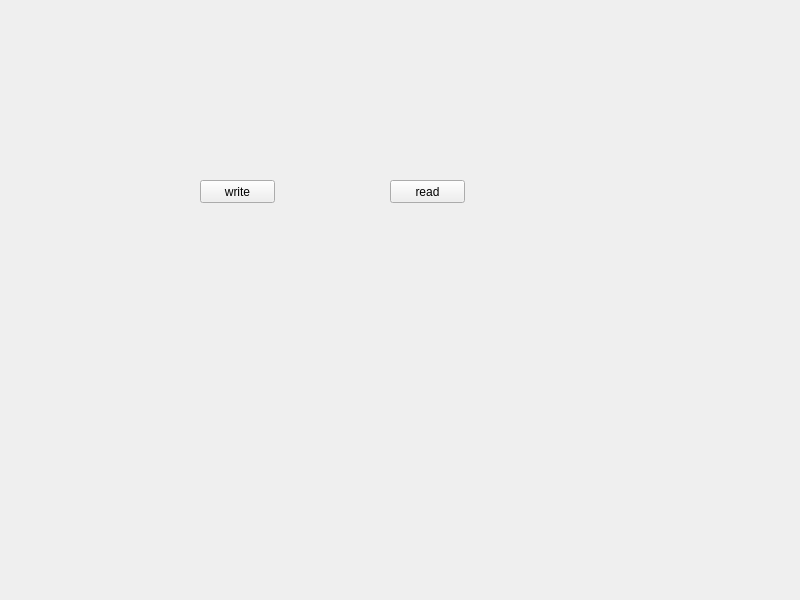
<?xml version="1.0" encoding="UTF-8"?>
<ui version="4.0">
 <class>Widget</class>
 <widget class="QWidget" name="Widget">
  <property name="geometry">
   <rect>
    <x>0</x>
    <y>0</y>
    <width>800</width>
    <height>600</height>
   </rect>
  </property>
  <property name="windowTitle">
   <string>Widget</string>
  </property>
  <widget class="QPushButton" name="pushButton">
   <property name="geometry">
    <rect>
     <x>200</x>
     <y>180</y>
     <width>75</width>
     <height>23</height>
    </rect>
   </property>
   <property name="text">
    <string>write</string>
   </property>
  </widget>
  <widget class="QPushButton" name="pushButton_2">
   <property name="geometry">
    <rect>
     <x>390</x>
     <y>180</y>
     <width>75</width>
     <height>23</height>
    </rect>
   </property>
   <property name="text">
    <string>read</string>
   </property>
  </widget>
 </widget>
 <resources/>
 <connections/>
</ui>
